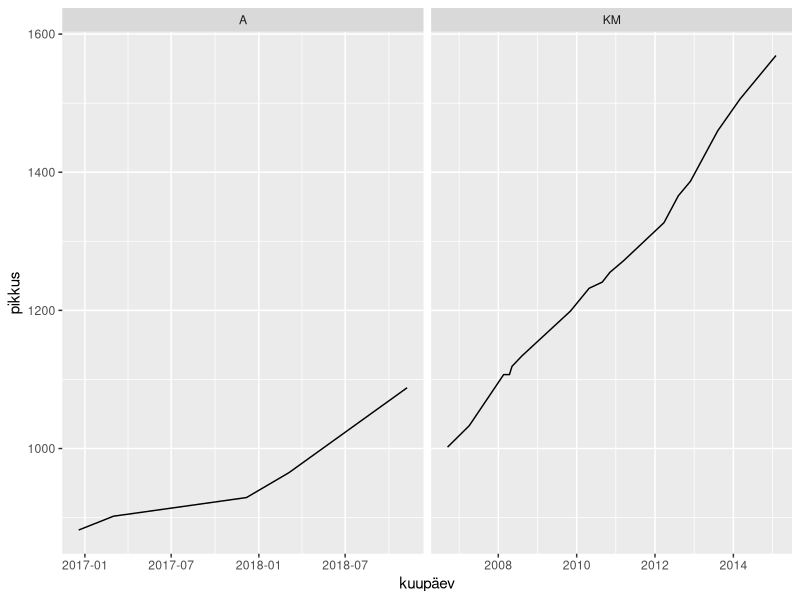
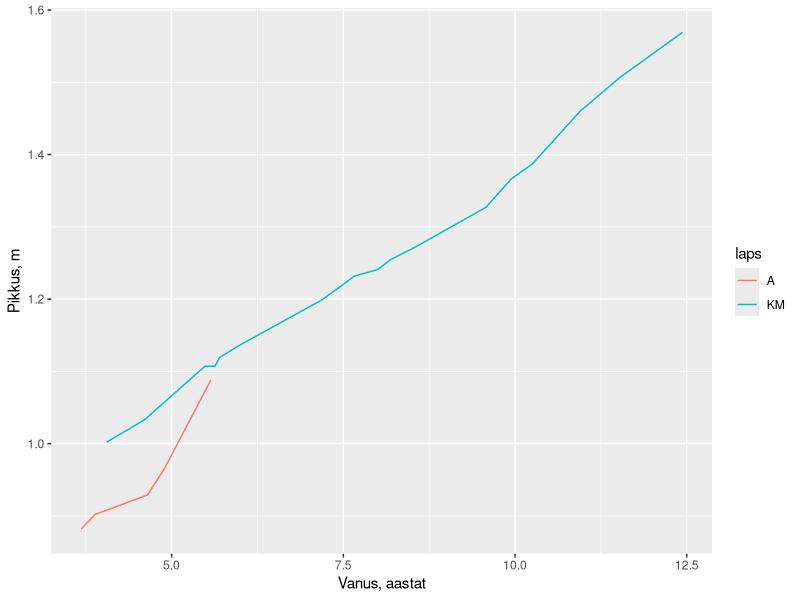

Recreate these plots in R, in order.
library(tidyverse)
library(here)
library(lubridate)

pikkused <- read_csv(here::here("pikkused.csv"), 
                     col_types = cols(kuupäev = col_date(format = "%d-%m-%Y")))

pikkused %>% 
  ggplot() +
  geom_line(aes(kuupäev, pikkus)) +
  facet_wrap(~laps, scales = "free_x")

pikkused <- pikkused %>% 
  mutate(vanus = case_when(
    laps == "KM" ~ interval(dmy("27-08-2002"), kuupäev) / years(1),
    laps == "A" ~ interval(dmy("13-04-2013"), kuupäev)  / dyears(1)
  ))

pikkused %>% 
  ggplot() +
  geom_line(aes(vanus, pikkus / 1000, color = laps)) +
  labs(y = "Pikkus, m", x = "Vanus, aastat")

